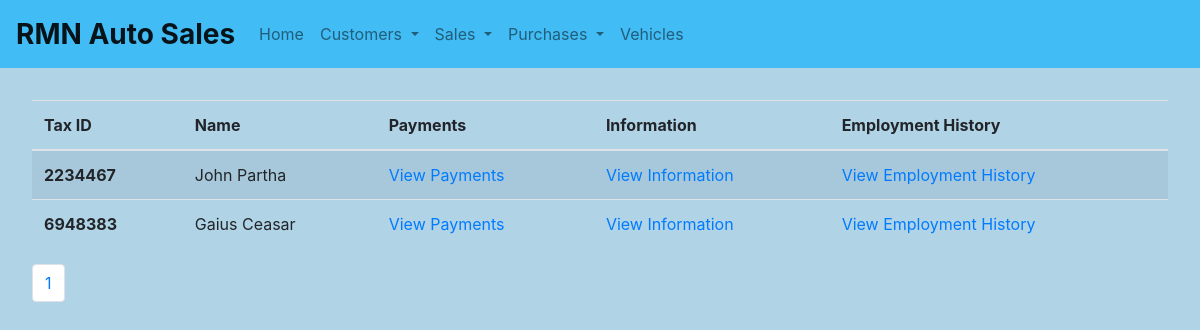
/customer_list.php?page=0, run on the app's committed database.
### tables this page shows
CREATE TABLE `Customer` (
  `tax_id` INT PRIMARY KEY NOT NULL,
  `first_name` VARCHAR(255) NOT NULL,
  `last_name` VARCHAR(255) NOT NULL,
  `phone_number` VARCHAR(255) NOT NULL,
  `gender` VARCHAR(255) NOT NULL,
  `dob` DATETIME NOT NULL
);

### customer_list.php (the view, shortened to what this page needs)
<?php
    require_once 'header.php';
    $method = $_SERVER['REQUEST_METHOD'];
    if ($method == "GET")
    {
        $items_per_page = 10;
        $page_number = $_GET['page'];
        $start = $page_number * $items_per_page;
        $end = $start + $items_per_page;
        $statement = $db->prepare("SELECT COUNT(*) AS count FROM Customer;");
        $statement->execute();
        $total_customers = $statement->fetchAll(PDO::FETCH_ASSOC)[0]['count'];
        $total_pages = $total_customers / $items_per_page;
        $statement = $db->prepare("SELECT * FROM Customer LIMIT ?,?;");
        $statement->bindParam(1, $start, PDO::PARAM_INT);
        $statement->bindParam(2, $end, PDO::PARAM_INT);
        $statement->execute();
        $customers = $statement->fetchAll(PDO::FETCH_ASSOC);
?>
    <table class="table table-striped">
        <thead>
            <tr>
            <th scope="col">Tax ID</th>
            <th scope="col">Name</th>
            <th scope="col">Payments</th>
            <th scope="col">Information</th>
            <th scope="col">Employment History</th>
            </tr>
        </thead>
        <tbody>
<?php
        foreach ($customers as $customer) {
            ?>
            <tr>
                <th scope="row"><?php echo $customer['tax_id']; ?></th>
                <td><?php echo $customer['first_name'] . " " . $customer['last_name']; ?></td>
                <td><a href="view_customer_payments.php?taxid=<?php echo $customer['tax_id']; ?>">View Payments</a></td>
                <td><a href="view_customer.php?taxid=<?php echo $customer['tax_id']; ?>">View Information</a></td>
                <td><a href="view_employment_history.php?taxid=<?php echo $customer['tax_id']; ?>">View Employment History</a></td>
            </tr>
            <?php
        }
?>
        </tbody>
    </table>
    <nav aria-label="Pagination">
        <ul class="pagination">
            <?php
            for ($i = 0; $i < $total_pages; $i++) {
                echo "<li class='page-item'><a class='page-link' href='customer_list.php?page=" . $i . "'>" . ($i + 1)  ."</a></li>";
            }
            ?>
        </ul>
    </nav>
<?php
    }
    require_once 'footer.php';
?>

### style.css (style rules this page uses)
body { background-color: #b0d3e6; padding: 0 15% ; }

### data on the page
customer: tax_id "2234467", first_name "John", last_name "Partha"
customer: tax_id "6948383", first_name "Gaius", last_name "Ceasar"
